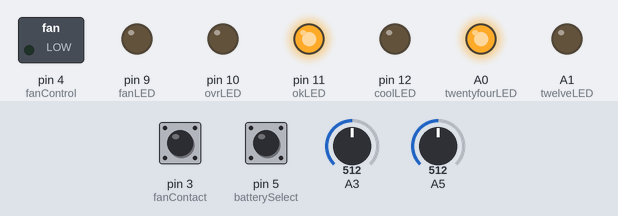
The sketch below on a simulated Arduino Uno, built with avr-gcc and run on an emulated ATmega328P. On the bench: switched loads named in the sketch (green lamp = pin HIGH), output pins drawn as LEDs (lit = HIGH). The inputs (shaded band) are chosen by the test bench; at power-on: pin 3 (fanContact) HIGH, pin 5 (batterySelect) HIGH, A3 = 512, A5 = 512. What the sketch prints to the serial monitor is not drawn.

Above: at 0.2 s.
Timing chart, 0 to 1.7 s (numbered marks = the images above):
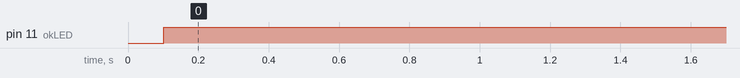

Measured:
- by itself, pin 11 (okLED): LOW → HIGH at 0.10 s

The sketch:

FanEnclosure1.ino
```cpp
/*
Fan Controller Code Enclosure Version 0.1
Designed to run on an Trinket Pro processor board


I/O DEFINITIONS

A0 - Digital Output 24V LED
A1 - Digital Output 12V LED
A2 -
A3 - Ambient Temperature Thermistor
A4 -
A5 - Battery Voltage
D3 - Fan contact input (INT1 pin)
D4 - Fan On/Off Control
D5 - 24V/12V select
D6 -
D7 - N/A
D8 -
D9 - Fan LED
D10 - Fan Override LED
D11 - Operating Mode LED Grn OK
D12 - Operating Mode LED Blue Cooling
D13 -
*/


/*----------------------------------------------------------
 *                      Define Variables
 *----------------------------------------------------------- */

 const int fanContact = 3; //INT 1
 const int fanControl = 4; // fan on/off
 const int okLED = 11; //green operating mode LED
 const int coolLED = 12; //blue coolLED
 const int fanLED = 9; //green fan LED
 const int ovrLED = 10; //amber override LED
 const int twelveLED = A1; //green 12V LED
 const int twentyfourLED = A0; //green 24V LED
 const int batterySelect = 5;  //select 12 or 24 volt battery
 const int thermistorNominal=10000;
 const int temperatureNominal=25;
 const int bCoefficient=3950;
 const int seriesResistor=10000;//nominal value,measure for better accuracy
 int coolLEDState = LOW; //used in LED flash code
 int heatLEDState = LOW;
 int okLEDState = LOW;
 int fanLEDState = LOW;
 int ovrState = LOW;
 unsigned int timeCounter = 0; //counter incremented by TIMER INT ISR
 unsigned int x = 0; //used with timeCounter to determine 5 minute interval
 byte operatingState = 0; //set operating mode to OK
 float sensorValue = 0.0; //should this be float or int?
 float battVolt = 0.0;        //battery voltage
 float ambTemperature = 0.0; //main system battery enclosure temperature
 float steinhart = 0.0;
 boolean fanOn = false;      //fan status running/not running
 boolean thermistorFault = false; //used in thermistor check
 boolean voltageFault = false; //used in low voltage disconnect
 volatile boolean fanOvrState = false; //fan overide contact close to run fan
 unsigned long startTime = 0; //used in delay timers

//End of Variables Definition -------------------------


/*----------------------------------------------
 * FUNCTION DEFINITIONS & ISRs
 -----------------------------------------------*/

//measure battery voltage
float measureVoltage() {
sensorValue=0.0;
for (int i=0; i<5; i++) {
     sensorValue = sensorValue + analogRead(A5);
     delay(10);
   }
sensorValue=sensorValue/5.0;
battVolt = ((sensorValue *0.00488*7.0)+0.5); //voltage scaled to 35V full scale
return battVolt;
} //end of measureVoltage()

//measure ambient temperature
float measureAmbTemp() {
sensorValue=0.0;
for (int i=0; i<5; i++) {
     sensorValue = sensorValue + analogRead(A3);
     delay(10);
   }
sensorValue=sensorValue/5;   //Average of 5 readings
sensorValue = 1023 / sensorValue - 1;
  sensorValue = seriesResistor / sensorValue;
  steinhart = sensorValue / thermistorNominal;     // (R/Ro)
  steinhart = log(steinhart);                  // ln(R/Ro)
  steinhart /= bCoefficient;                   // 1/B * ln(R/Ro)
  steinhart += 1.0 / (temperatureNominal + 273.15); // + (1/To)
  steinhart = 1.0 / steinhart; // Invert
  steinhart -= 273.15;  // convert to C
  steinhart = steinhart * 9.0 / 5.0 +32.0;         // convert to F
  ambTemperature = steinhart;
  return ambTemperature;
} //end of measureAmbTemp()

/* check operating state function
this function will read battery temperature and set the operating
mode to:
0 = low voltage fault
1 = thermistor fault
2 = OK
3 = cool
4 = fan contact overide
*/


// Check Operating State Function

byte checkOperatingState() {
measureVoltage();
measureAmbTemp();
if (battVolt < 10.0) {
	operatingState = 0;
} else {
  if ((ambTemperature > 200.0) || (ambTemperature < -20.0)) {
		    operatingState=1;
  } else {
    if (ambTemperature < 100.0){
            operatingState = 2; //OK Mode
            } else {
             if ((ambTemperature >= 100.0)){
             operatingState = 3;//cool mode
            }
    } //closing brace for else
  } //closing brace for else
} //closing brace for else
  return operatingState;
} //closing brace for check operating mode function


//ISR Routines  VARIBALE NAMES MUST BE CORRECTED

//user override contact ISR rising edge
void fanOverideRise() {
   fanOvrState = true; //fan overide state
   //digitalWrite(okLED,LOW);
   //digitalWrite(coolLED,LOW);
   //digitalWrite(fanLED,LOW);
   //digitalWrite(ovrLED,HIGH);
   //digitalWrite(fanControl,HIGH);
}  //closing brace overide rising isr

//user override contact ISR falling edge
void fanOverideFall() {
   fanOvrState=false; // not in fan overide state
   digitalWrite(ovrLED,LOW);
   //digitalWrite(fanControl,LOW);
   //checkOperatingState();
}  //closing brace overide falling isr

//Timer Interrupt ISR
ISR(TIMER1_COMPA_vect)        //timer compare interrupt service routine
{
 timeCounter += 1;            //increment countHour on each interrupt
 x = (timeCounter%30);        // test for 5 minute interval
 if (x == 0){
  timeCounter = 0;
  checkOperatingState();      // does this need volatile variable?
 }
} //end of timer isr


//Periodically measure voltage and temperture to
//determine operating state

/* ----------------------------------------------
                 SETUP LOOP
-------------------------------------------------*/

void setup() {
 pinMode(fanControl,OUTPUT); //PWM fan control
 digitalWrite(fanControl, LOW);
 pinMode(fanContact,INPUT_PULLUP); //input for manual fan ON contact
 pinMode(batterySelect,INPUT_PULLUP); //pin input for 12/24 V select
 pinMode(okLED,OUTPUT); // green operating mode OK LED
 digitalWrite(okLED, LOW);
 pinMode(coolLED,OUTPUT); // blue cool operating mode LED
 digitalWrite(coolLED, LOW);
 pinMode(fanLED,OUTPUT); // green fan run LED
 digitalWrite(fanLED, LOW);
 pinMode(ovrLED,OUTPUT); // amber override LED
 digitalWrite(ovrLED, LOW);
 pinMode(batterySelect,INPUT_PULLUP); //input for 12/24V select
 pinMode(twelveLED,OUTPUT); //
 digitalWrite(twelveLED, LOW);
 pinMode(twentyfourLED,OUTPUT); //
 digitalWrite(twentyfourLED, LOW);

 analogReference(DEFAULT);
 Serial.begin(9600);  //to be removed after testing

  // set up Timer 1 interrupt
  noInterrupts();      // disable all interrupts

  //set timer1 interrupt at 1Hz
  TCCR1A = 0;        // set entire TCCR1A register to 0
  TCCR1B = 0;        // same for TCCR1B
  TCNT1  = 0;        //initialize counter value to 0
  // set compare match register for 1hz increments
  OCR1A = 15624;     // = (16mHz) / (1*1024) - 1 (must be <65536)
  // turn on CTC mode
  TCCR1B |= (1 << WGM12);
  // Set CS10 and CS12 bits for 1024 prescaler
  TCCR1B |= (1 << CS12) | (1 << CS10);
  // enable timer compare interrupt
  TIMSK1 |= (1 << OCIE1A);

interrupts();    // enable all interrupts
attachInterrupt (1,fanOverideFall,FALLING);  // attach Override Falling ISR
attachInterrupt (1,fanOverideRise,RISING);  // attach Override Rising ISR

digitalRead(batterySelect); //determine 12/24 selection
if(batterySelect == HIGH) {
  // HIGH = 12V LOW = 24V
  digitalWrite(twelveLED, HIGH); //turn on 24V LED
  digitalWrite(twentyfourLED, LOW);
  } else { digitalWrite(twentyfourLED, HIGH);//turn on 12V LED
           digitalWrite(twelveLED, LOW);
}
checkOperatingState();

} //closing brace for setup loop

/*---------------------------------------------
                    MAIN LOOP
----------------------------------------------*/
void loop() {
digitalWrite(okLED ,LOW);
digitalWrite(coolLED ,LOW);
digitalWrite(fanLED ,LOW);
//digitalWrite(ovrLED ,LOW);

if (operatingState == 0) {
  digitalWrite(okLED, HIGH);
  delay(200);
  digitalWrite(okLED, LOW);
  delay(200);
} else {
  if (operatingState == 1) {
    digitalWrite(ovrLED, HIGH);
    delay(200);
    digitalWrite(ovrLED, LOW);
    delay(200);
} else {
  if (operatingState == 2) {
    digitalWrite(okLED, HIGH);
} else {
  if (operatingState == 3) {
    digitalWrite(coolLED, HIGH);
    digitalWrite(fanLED, HIGH);
  }
  }
  }

}

Serial.print("Operating state = "); //for debug
Serial.println(operatingState); //for debug
Serial.println();
Serial.print("Battery Voltage = "); //for debug
Serial.println(battVolt); //for debug
Serial.print("Amb Temp = ");//for debug
Serial.println(ambTemperature); //for debug
Serial.print("Fan Overide = ");//for debug
Serial.println(fanOvrState); //for debug
Serial.println();
delay(500);
} //closing brace for main loop
```
